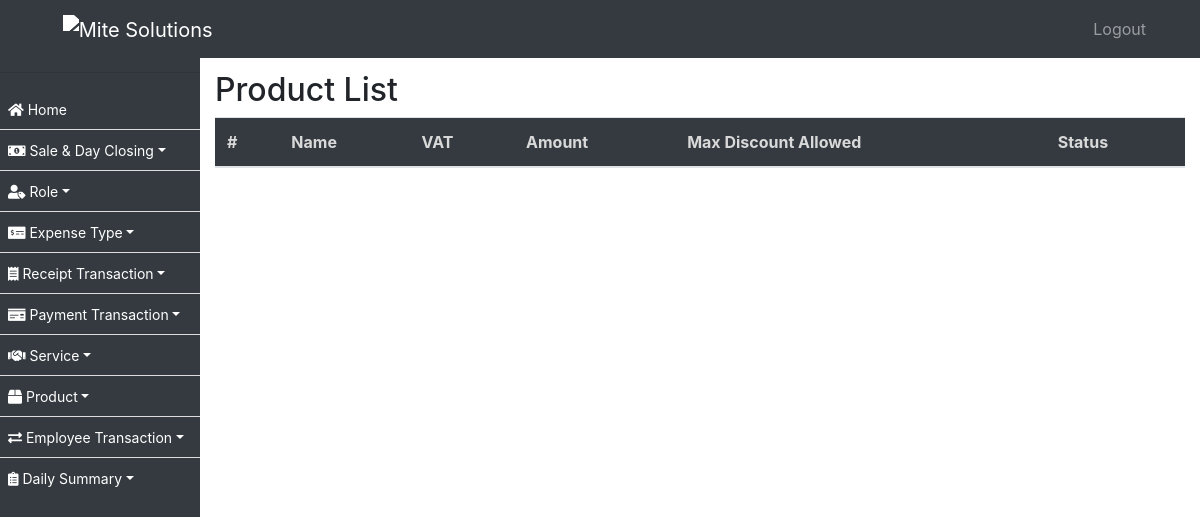
Page /product/ on the earlier database version.
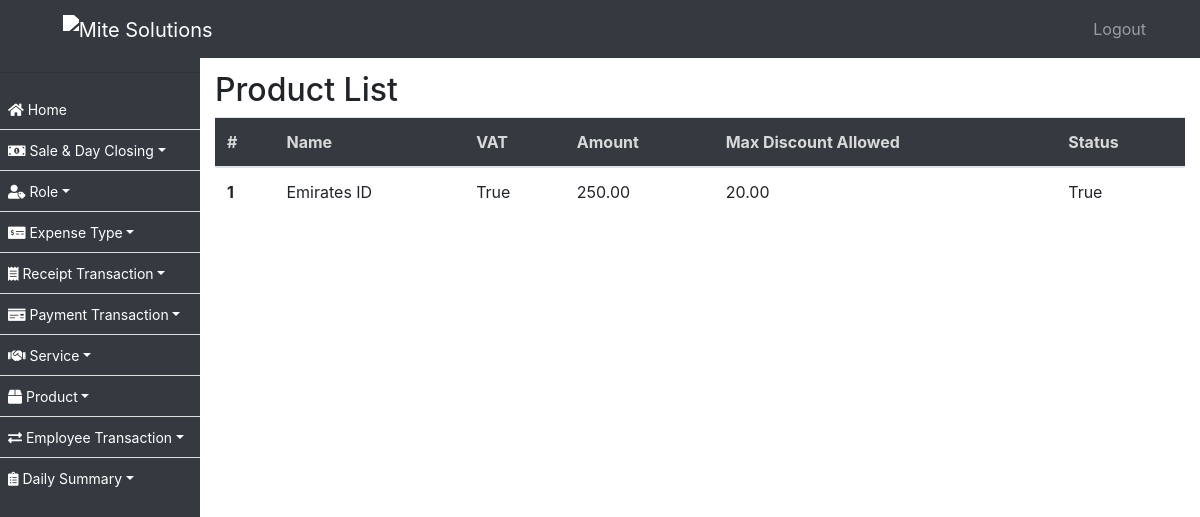
Same page on the later database version.
### ezshopapp/models.py (models this page shows, shortened)
class Product(models.Model):
    name = models.CharField(max_length=255)
    vat = models.BooleanField(default=False)
    amount = models.DecimalField(max_digits=10, decimal_places=2)
    max_discount_allowed = models.DecimalField(max_digits=10, decimal_places=2)
    status = models.BooleanField(default=True)
    created_on = models.DateTimeField(auto_now_add=True, null=True)

### ezshopapp/views.py (the view)
# urls.py: path('product/', ProductListView.as_view(), name='product_list'),
class ProductListView(ListView):
    model = Product
    template_name = 'product_list.html'

### ezshopapp/templates/product_list.html (shortened to what this page needs)
{% extends 'base.html' %}
{% block content %}
  <h2>Product List</h2>
  <table class="table">
    <thead>
      <tr>
        <th scope="col">#</th>
        <th scope="col">Name</th>
        <th scope="col">VAT</th>
        <th scope="col">Amount</th>
        <th scope="col">Max Discount Allowed</th>
        <th scope="col">Status</th>
      </tr>
    </thead>
    <tbody>
      {% for product in object_list %}
        <tr>
          <th scope="row">{{ forloop.counter }}</th>
          <td>{{ product.name }}</td>
          <td>{{ product.vat }}</td>
          <td>{{ product.amount }}</td>
          <td>{{ product.max_discount_allowed }}</td>
          <td>{{ product.status }}</td>
        </tr>
      {% endfor %}
    </tbody>
  </table>
{% endblock %}

Differences in the rows shown:
added Product: name "Emirates ID", vat "True", amount "250.00", max_discount_allowed "20.00", status "True"
